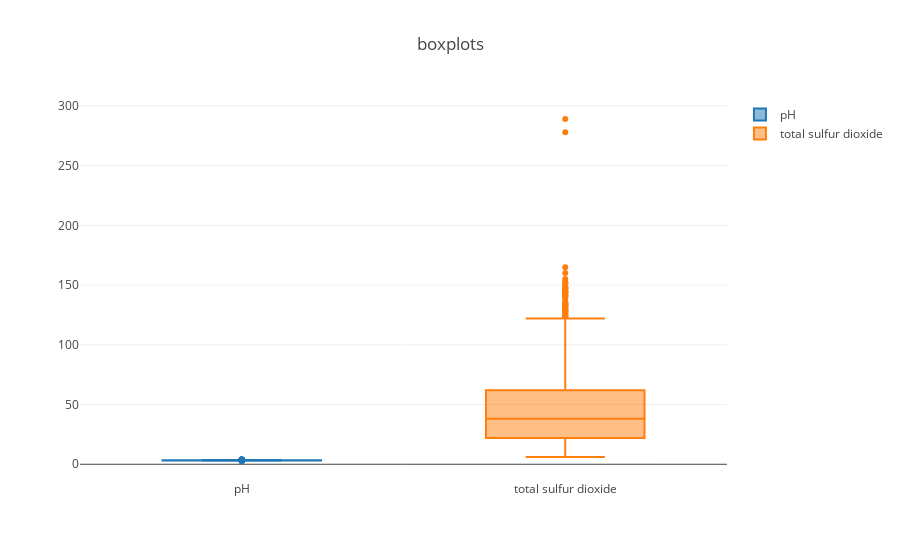

The cell this chart's notebook holds for it:
### Markdown cell above
### Box Plot

### Code cell
layout = plotly.graph_objs.Layout(
    title="boxplots", 
    autosize=True
)

figure = plotly.graph_objs.Figure(
    data=[
        plotly.graph_objs.Box(
            y=df["pH"],
            name="pH"
        ),
        plotly.graph_objs.Box(
            y=df["total sulfur dioxide"],
            name="total sulfur dioxide"
        ),        
    ], 
    layout=layout
)

iplot(figure_or_data=figure)

### Figure 1 — Plotly figure (JSON) as saved in the notebook; plotly's stock layout.template omitted (floating-point values rounded to 4 significant figures; data arrays with more than 128 entries replaced by an {"elided": "..."} marker saying what was removed)
{"data": [{"name": "pH", "type": "box", "uid": "12a0065b-4260-417b-94be-29ac82c4429a", "y": {"elided": "1599 float values"}}, {"name": "total sulfur dioxide", "type": "box", "uid": "57347ea1-353b-459b-8ff3-fbc8f57dd203", "y": {"elided": "1599 float values"}}], "layout": {"autosize": true, "title": {"text": "boxplots"}, "xaxis": {"autorange": true, "range": [-0.5, 1.5], "type": "category"}, "yaxis": {"autorange": true, "range": [-13.16, 304.9], "type": "linear"}}}
